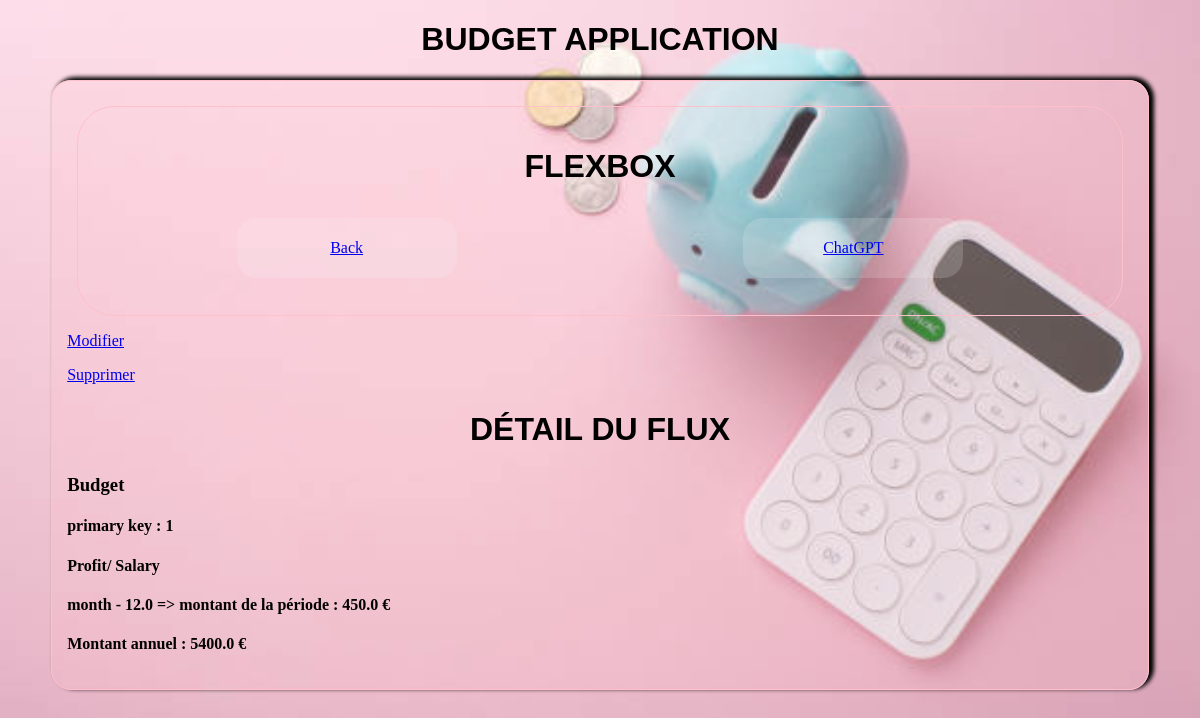
The app's page /flux/1/, older data.
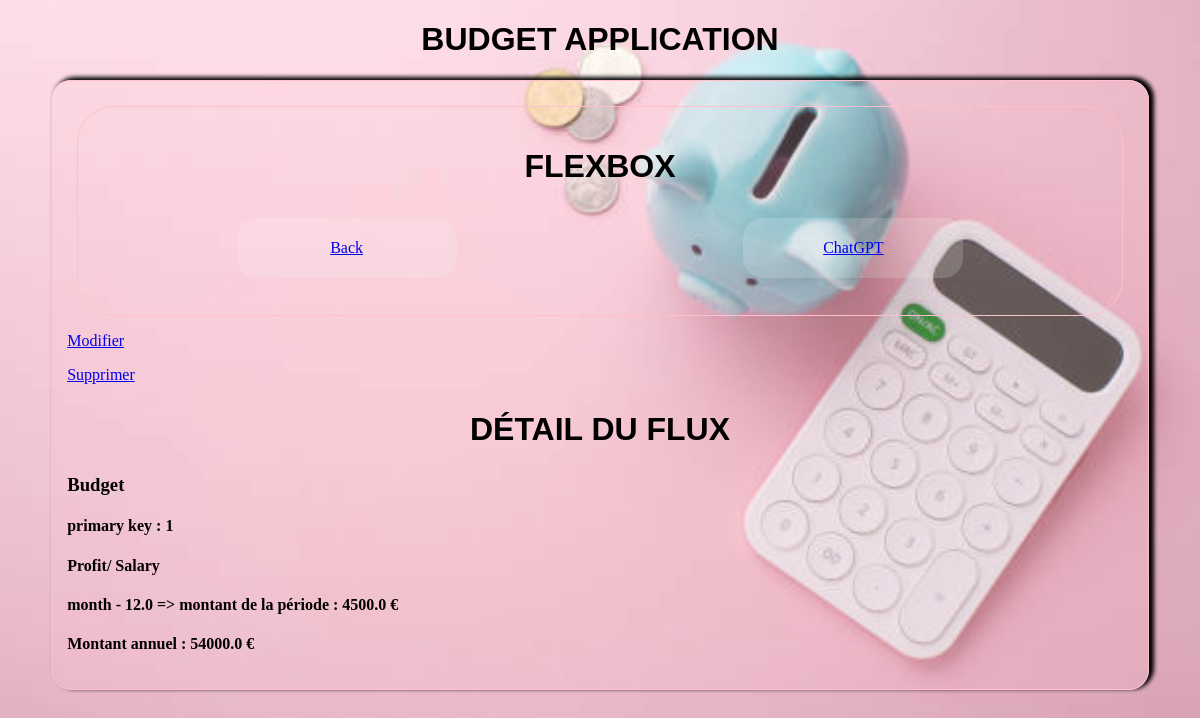
The same page, newer data.
### budget/models.py (models this page shows, shortened)
class Flux(models.Model):
  budget_or_real = models.ForeignKey(BudgetReal, models.SET_NULL, null=True)
  year = models.IntegerField(default=2024)
  date = models.DateField(blank=True, null=True)
  category = models.ForeignKey(Category, on_delete=models.SET_NULL, null=True)
  subcategory = models.ForeignKey(SubCategory, on_delete=models.SET_NULL, null=True)
  period = models.ForeignKey(Period, on_delete=models.SET_NULL, null=True)
  amount = models.FloatField(default=0)
  annual_amount = models.FloatField(default=0)

class BudgetReal(models.Model):
  name = models.CharField(max_length=50)
  def __str__(self):
    return self.name

class Category(models.Model):
  name = models.CharField(max_length=50)
  def __str__(self):
    return self.name

class SubCategory(models.Model):
  name = models.CharField(max_length=50)
  def __str__(self):
    return self.name

class Period(models.Model):
  name = models.CharField(max_length=50)
  multiplier =models.FloatField(default=1)

### budget/views.py (the view)
# urls.py: path('flux/<int:pk>/',FluxDetailView.as_view(), name="flux-detail"),
class FluxDetailView(DetailView):
  model = Flux

### budget/templates/budget/flux_detail.html (shortened to what this page needs)
{% extends 'base.html' %}
{% block content %}
<p>
  <a href="{% url 'flux-update' pk=flux.pk %}">Modifier</a>
</p>
<p>
  <a href="{% url 'flux-delete' pk=flux.pk %}">Supprimer</a>
</p>
  <h2>Détail du flux</h2>
    <h3>{{flux.budget_or_real}}</h3>
    <h4>primary key : {{flux.pk}}</h4>
    <h4>{{flux.category}}/ {{flux.subcategory}}</h4>
    <h4>{{flux.period.name}} - {{flux.period.multiplier}}   =>   montant de la période : {{flux.amount}} €</h4>
    <h4>Montant annuel  :  {{flux.annual_amount}} €</h4>
{% endblock %}

### templates/base.html (shortened to what this page needs)
{% load static %}
<!DOCTYPE html>
<html lang="en">
  <head>
    <link rel="stylesheet" href="{% static 'css/style.css' %}" />
  </head>
  <body>
    <h1>Budget application</h1>
    <main>
      <div class="flexbox">
        <h2>flexbox</h2>
        <ul>
          <li><a href="/">Back</a></li>
          <li>
            <a href="https://openai.com/index/chatgpt/" target="_blank"
              >ChatGPT</a
            >
          </li>
        </ul>
      </div>
      {% block content %} {% endblock %}
    </main>
  </body>
</html>

### static/css/style.css (style rules this page uses)
body { background: url(../images/calcul.jpg) center/cover; min-height: 80vh; }
main { min-height: 375px; width: 90%; margin: 0 auto; border: 1px solid pink; border-radius: 20px; padding: 15px; background-color: rgba(255, 192, 203, 0.2); box-shadow: 4px -2px 4px 1px black; }
.flexbox, .grid { border: 1px solid pink; padding: 15px; margin: 10px; border-radius: 37px; }
.flexbox ul { padding: 0; display: flex; justify-content: space-around; }
.flexbox li { list-style: none; height: 40px; width: 200px; margin: 6px; padding: 10px; background: rgba(245, 245, 245, 0.185); display: flex; justify-content: center; align-items: center; border-radius: 20px; }
h1 { text-transform: uppercase; text-align: center; font-family: Arial, sans-serif; }
h2 { text-transform: uppercase; text-align: center; font-size: 2rem; margin: 5; font-family: Trebuchet MS, sans-serif; }

Row changes from the older to the newer data that the page shows:
changed Flux "Budget": amount "450.0" → "4500.0"; annual_amount "5400.0" → "54000.0"
